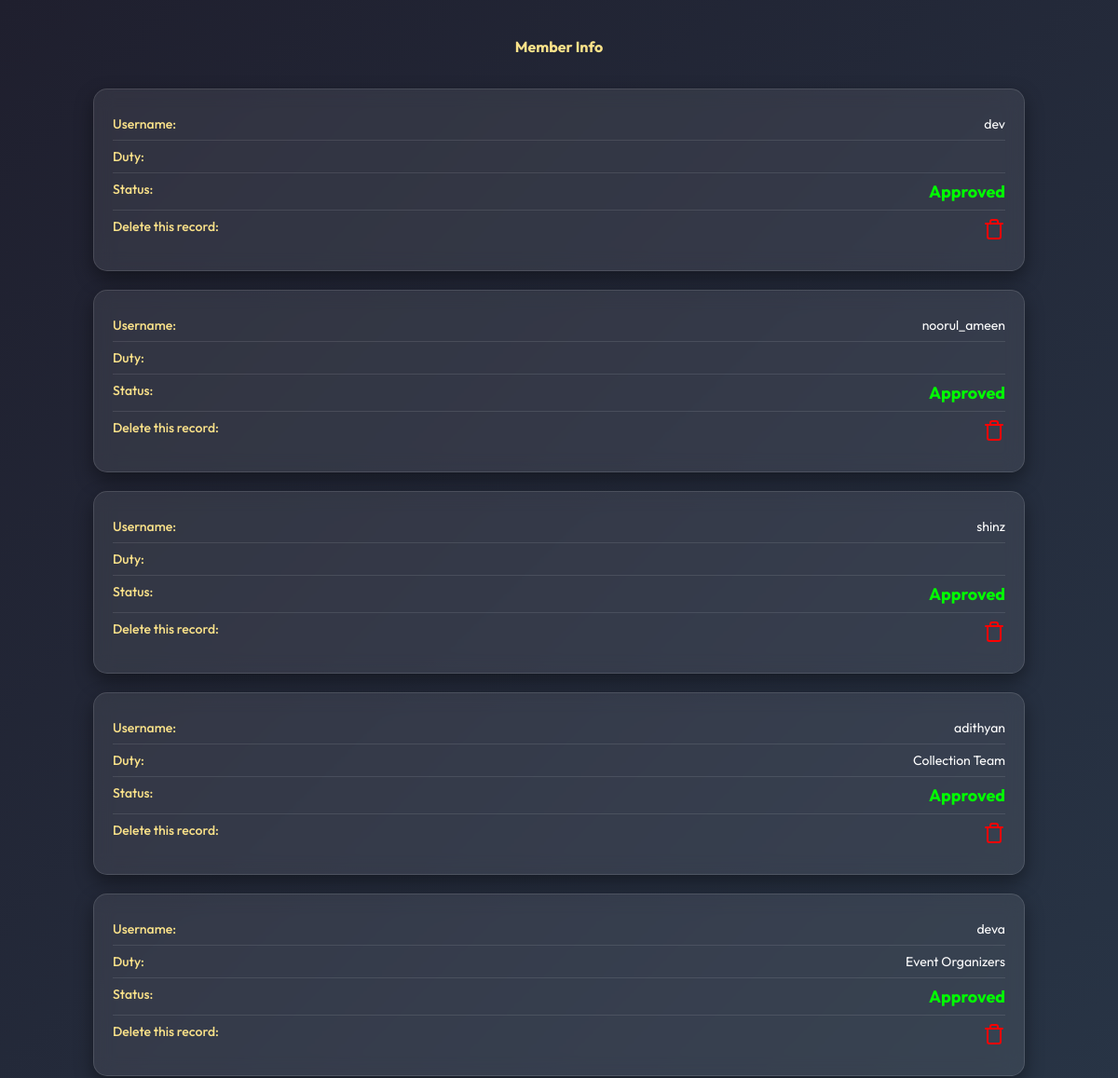
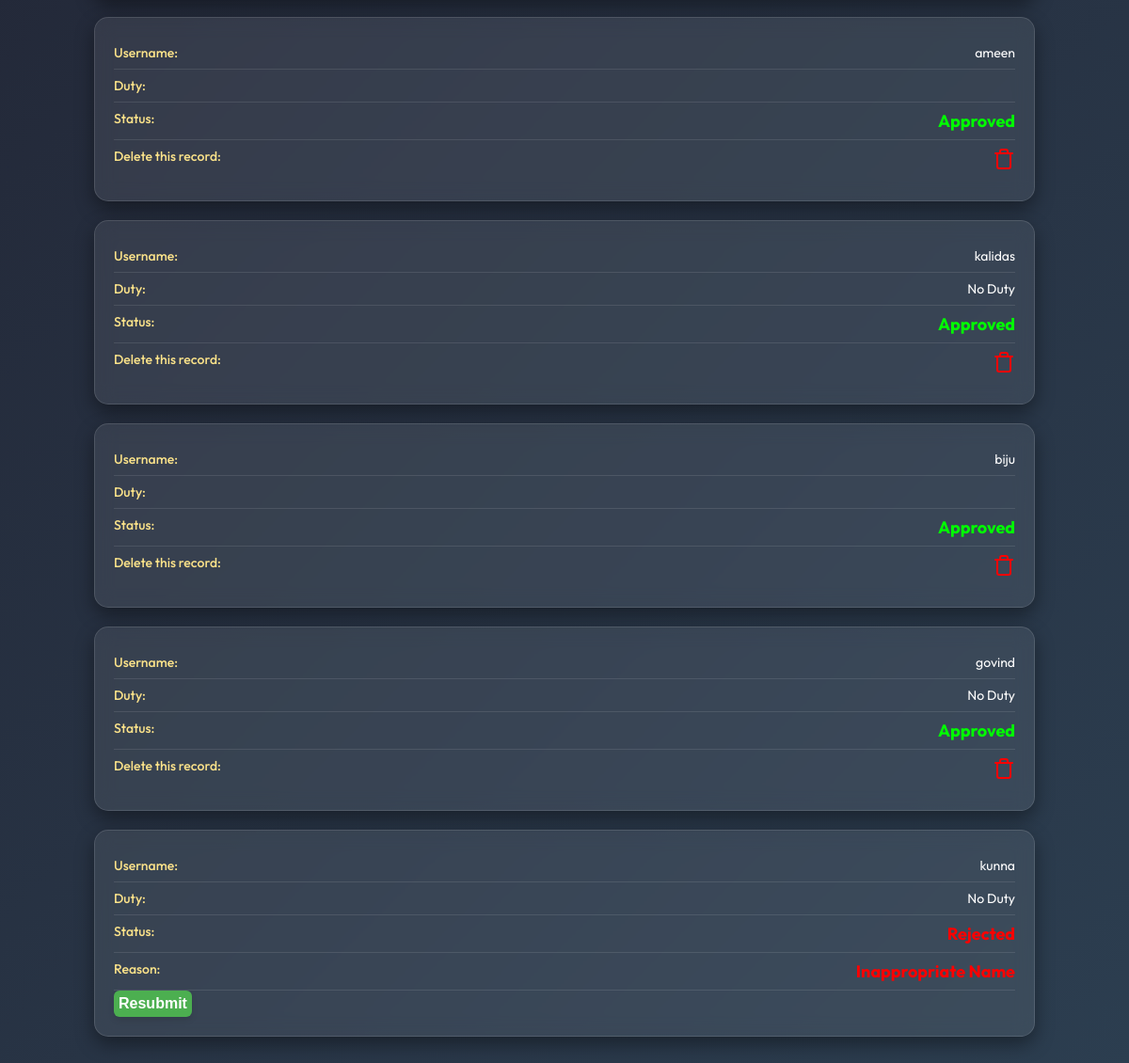
The app's page /coordinator/request/track/member/ (signed in) with its own data (2 pictures, top to bottom).
### convenier/models.py (models this page shows, shortened)
class pendingMemberAddRequest(models.Model):
    user=models.OneToOneField(User,on_delete=models.CASCADE)
    isApproved=models.BooleanField(default=False)
    isPending=models.BooleanField(default=False)
    reason=models.CharField(max_length=255,null=True,blank=True)

### members/models.py (models this page shows, shortened)
class memberRegistration(models.Model):
    DEPARTMENT_CHOICES = (
        ("bba", "BBA"),
        ("bca", "BCA"),
        ("bsc_cs", "BSc CS"),
        ("bcom_tax", "BCom Tax"),
        ("ttm", "TTM"),
        ("bcom_ca_and_finance", "BCom CA and Finance"),
        ("bcom_co_operation", "BCom Co-operation"),
        ("ba_literature", "BA Literature"),
        ("ba_communicative_english", "BA Communicative English"),
        ("ba_journalism", "BA Journalism"),
        ("electronics", "Electronics"),
        ("bsw", "BSW"),
    )
    YEAR_CHOICES = (
        ("First Year", "First Year"),
        ("Second Year", "Second Year"),
        ("Third Year", "Third Year"),
        ("Fourth Year", "Fourth Year"),
    )
    DUTY_CHOICES = (
        ("No Duty", "No Duty"),
        ("Finance", "Finance"),
        ("Collection Team", "Collection Team"),
        ("Event Organizers", "Event Organizers"),  # Fixed typo
        ("Team Controller", "Team Controller"),
    )
    user = models.OneToOneField(User, on_delete=models.CASCADE,related_name="memberregistration")
    adno = models.CharField(max_length=255)
    department = models.CharField(max_length=50, choices=DEPARTMENT_CHOICES)
    batch = models.CharField(max_length=10)
    current_year = models.CharField(max_length=15, choices=YEAR_CHOICES)
    duty = models.CharField(max_length=50, choices=DUTY_CHOICES, default="No Duty")

### coordinator/views.py (the view)
# urls.py: path("request/track/member/",views.trackMember,name="track_member"),
@login_required(login_url="users:login")
def trackMember(req):
    if not req.user.userprofile.role == "coordinator":
        return HttpResponseRedirect("/")
    pendingMembers=pendingMemberAddRequest.objects.all()
    cntx={
        "pending_members":pendingMembers
    }
    return render(req,"coordinator/track_member.html",context=cntx)

### templates/coordinator/track_member.html (shortened to what this page needs)
<!DOCTYPE html>
<html lang="en">
    {% load static %}
<head>
</head>
<body>
  <div class="container">
    <div class="card-title">Member Info</div>
    {% if pending_members %}
        {% for i in pending_members %}
            <div class="status-card">
                <div class="info-row">
                    <span class="label">Username:</span>
                    <span class="value">{{ i.user.username }}</span>
                </div>
                <div class="info-row">
                    <span class="label">Duty:</span>
                    <span class="value">{{ i.user.memberregistration.duty }}</span>
                </div>
                {% if i.isApproved and not i.isPending %}
                    <div class="info-row">
                        <span class="label">Status:</span>
                        <span class="value state" style="color: #0f0;">Approved</span>
                    </div>
                    <div class="info-row">
                        <span class="label">Delete this record:</span>
                        <span class="value">
                            <i data-id="{{i.user.id}}" onclick="deleteRecord(this)" data-feather="trash" style="color: red; cursor: pointer;"></i>
                        </span>
                    </div>
                {% elif i.isPending and not i.isApproved %}
                    <div class="info-row">
                        <span class="label">Status:</span>
                        <span class="value state" style="color: orange;">Pending</span>
                    </div>
                {% elif not i.isPending and not i.isApproved %}
                    <div class="info-row">
                        <span class="label">Status:</span>
                        <span class="value state" style="color: #f00;">Rejected</span>
                    </div>
                    <div class="info-row">
                        <span class="label">Reason:</span>
                        <span class="value state" style="color: #f00;">{{i.reason}}</span>
                    </div>
                    <button class="resubmit" type="button" onclick="resubmitBtn(this)" data-userid="{{i.user.id}}" data-username="{{i.user.username}}" data-duty="{{ i.user.memberregistration.duty }}">Resubmit</button>
                {% else %}
                    <div class="info-row">
                        <span class="label">Status:</span>
                        <span class="value state" style="color: #f00;">None</span>
                    </div>
                {% endif %}
            </div>
        {% endfor %}
    {% else %}
        <div class="status-card">
            <h2>No requests was sended</h2>
        </div>
    {% endif %}
    </div>
</body>
</html>

### templates/coordinator/track_member.html (style rules this page uses)
* { margin: 0; padding: 0; box-sizing: border-box; }
body { font-family: 'Outfit', sans-serif; background: linear-gradient(135deg, #1f1f2e, #2c3e50); min-height: 100vh; display: flex; justify-content: center; align-items: center; padding: 40px 20px; }
.container { width: 90%; max-width: 1000px; display: flex; flex-wrap: wrap; gap: 20px; justify-content: center; }
.status-card { width: 100%; background: rgba(255, 255, 255, 0.08); border: 1px solid rgba(255, 255, 255, 0.12); backdrop-filter: blur(10px); border-radius: 15px; padding: 20px; box-shadow: 0 8px 20px rgba(0, 0, 0, 0.4); color: #fff; transition: transform 0.3s ease; }
.info-row { display: flex; justify-content: space-between; padding: 8px 0; border-bottom: 1px solid rgba(255, 255, 255, 0.1); }
.info-row:last-child { border-bottom: none; }
.label { font-size: 14px; font-weight: 500; color: #fce38a; }
.value { font-size: 14px; color: #ffffff; }
.state { font-size: 18px; font-weight: bolder; }
.card-title { text-align: center; font-size: 16px; font-weight: bold; margin-bottom: 15px; color: #fce38a; }
.resubmit { padding: 5px; background-color: #4CAF50; color: white; border: none; border-radius: 6px; font-size: 16px; font-weight: 600; cursor: pointer; box-shadow: 0 4px 6px rgba(0, 0, 0, 0.1); transition: all 0.2s ease-in-out; }

### records on screen
pendingMemberAddRequest: user.username "dev"
pendingMemberAddRequest: user.username "noorul_ameen"
pendingMemberAddRequest: user.username "shinz"
pendingMemberAddRequest: user.username "adithyan", user.memberregistration.duty "Collection Team"
pendingMemberAddRequest: user.username "deva", user.memberregistration.duty "Event Organizers"
pendingMemberAddRequest: user.username "ameen"
pendingMemberAddRequest: user.username "kalidas", user.memberregistration.duty "No Duty"
pendingMemberAddRequest: user.username "biju"
pendingMemberAddRequest: user.username "govind", user.memberregistration.duty "No Duty"
pendingMemberAddRequest: user.username "kunna", user.memberregistration.duty "No Duty"
